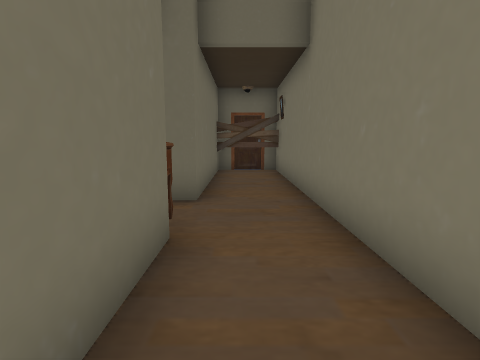
[1] (above)

16 first-person views from a walk through a scene from a Unity 3-D project. The camera is 1.2 m above the floor, tilts 8° down and sees 80° across. The floor is counted in squares, 1 m on a side. Each view is taken from the middle of a square. On the plan, view 1 faces up. The plan holds only what a view shows up to about 13 squares ahead; the rest is blank. The player character is not drawn. Some surface patterns are stand-ins.

[2]
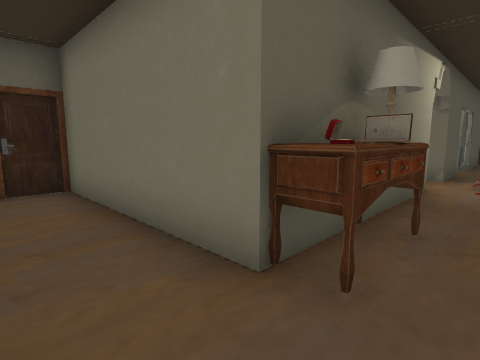

[3]
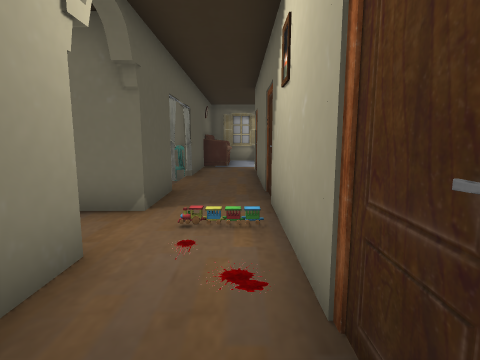

[4]
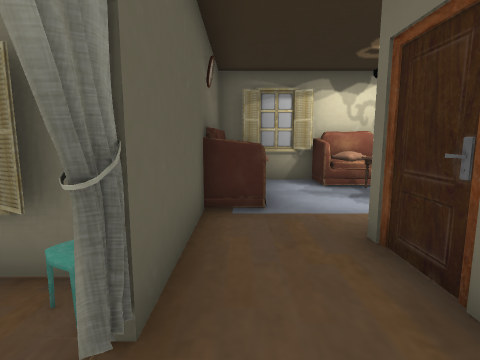

[5]
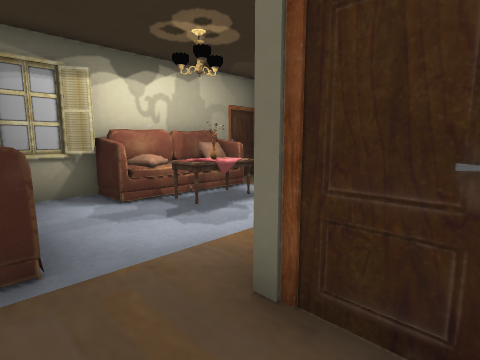

[6]
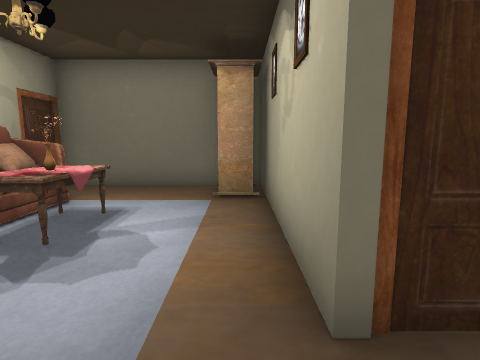

[7]
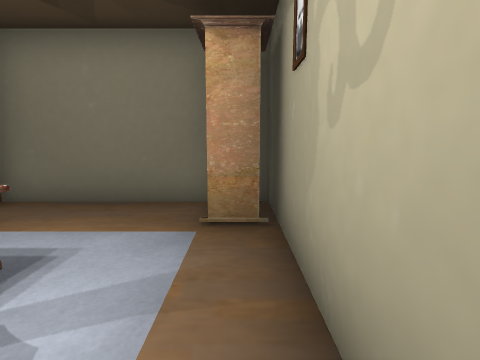

[8]
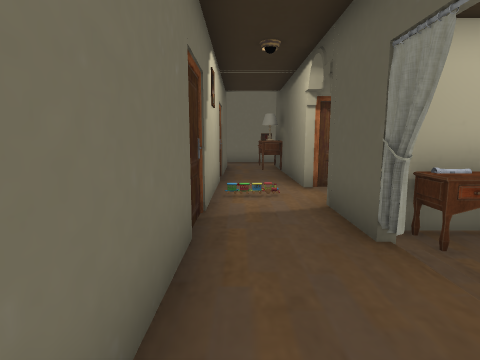

[9]
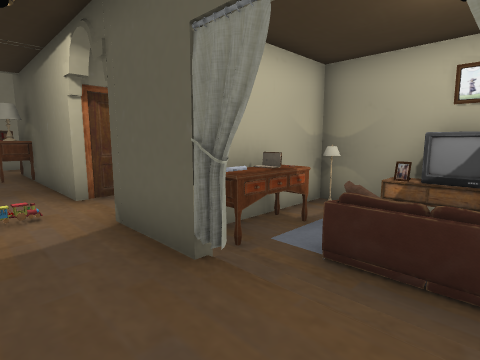

[10]
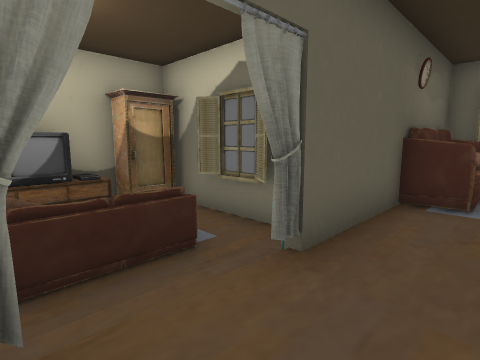

[11]
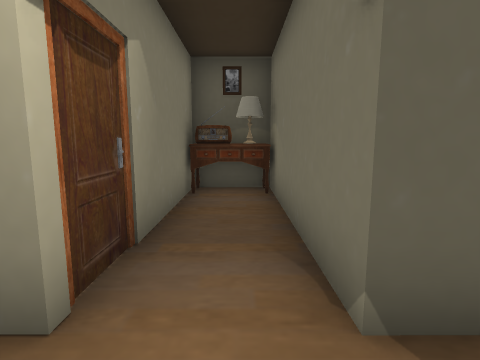

[12]
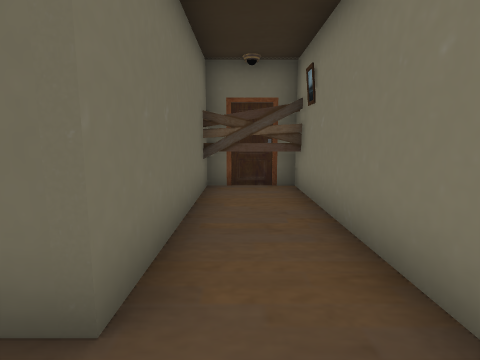

[13]
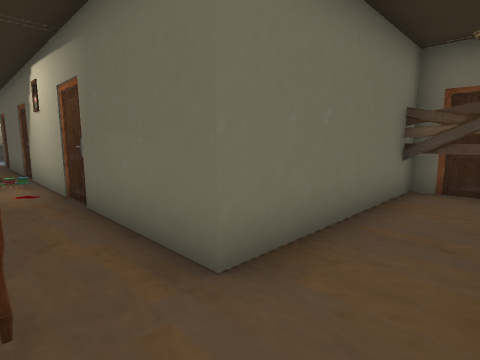

[14]
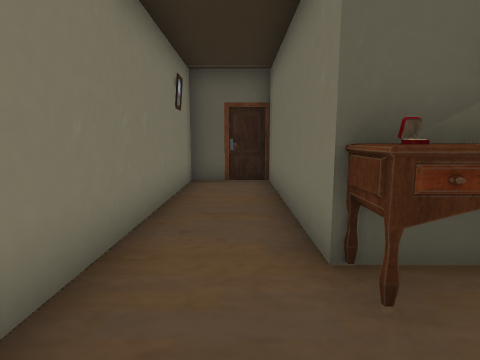

[15]
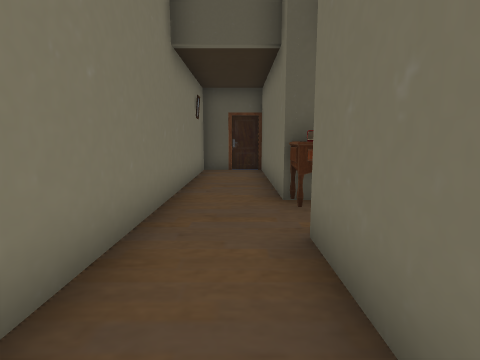

[16]
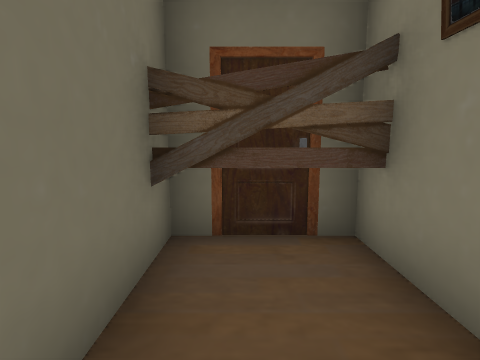

### Floor plan
Points are (right, up) in squares from view 1. A wall is a line through its corners. A room is listed if a view was taken in it or the views show most of it. See-through windows are left out.
Room 1 (views 1, 2, 3, 4, 5, 6, 7, 8, 9, 10, 11, 12, 13, 14, 15, 16)
walls: (-11.1, 3.4) (-10.7, 3.3); (-11.1, 3.4) (-10.7, 3.3); (-11.3, 3.3) (-10.7, 3.5); (-11.5, 3.4) (-8.8, 3.4); (-11.3, 3.2) (-11.1, 3.4) (-10.8, 3.2); (-11.5, 3.3) (-11.2, 3.4); (-11.5, 3.3) (-10.8, 3.5); (-13.4, 5.6) (-15.4, 5.6) (-15.4, 11.5); (-6.8, 3.4) (-0.9, 3.4) (-0.9, -2.5) (1.4, -2.5) (1.4, 11.5) (-0.9, 11.5) (-0.9, 6.4); (-13.4, 3.2) (-12.8, 3.4); (-13.5, 3.2) (-12.8, 3.4); (-13.6, 3.4) (-13.1, 3.3); (-1.4, 5.6) (-12.6, 5.6); (-16.5, 11.5) (-20.6, 11.5) (-20.6, 4.5); (-20.6, 4.1) (-20.6, 3.4) (-13.4, 3.4) (-13.2, 3.3) (-13, 3.4)
ways out: opening at (-12, 3); opening at (-8, 3)
objects: other object (-20, 4) to (-17, 4); other object (-20, 6) to (-19, 9); other object (-19, 7) to (-18, 8); other object (-16, 11); other object (-15, 3); other object (-3, 4); other object (-1, 4)

Positions as (right, up) in squares from view 1, and headings:
1: (0, 0), facing up
2: (1, 5), facing down-left
3: (-4, 5), facing left
4: (-12, 4), facing left
5: (-14, 4), facing up-left
6: (-16, 4), facing up
7: (-16, 6), facing up
8: (-14, 5), facing right
9: (-13, 5), facing down-right
10: (-11, 5), facing down-left
11: (-8, 5), facing down
12: (0, 4), facing up
13: (1, 4), facing up-left
14: (0, 6), facing down
15: (0, 9), facing down
16: (0, 8), facing up
